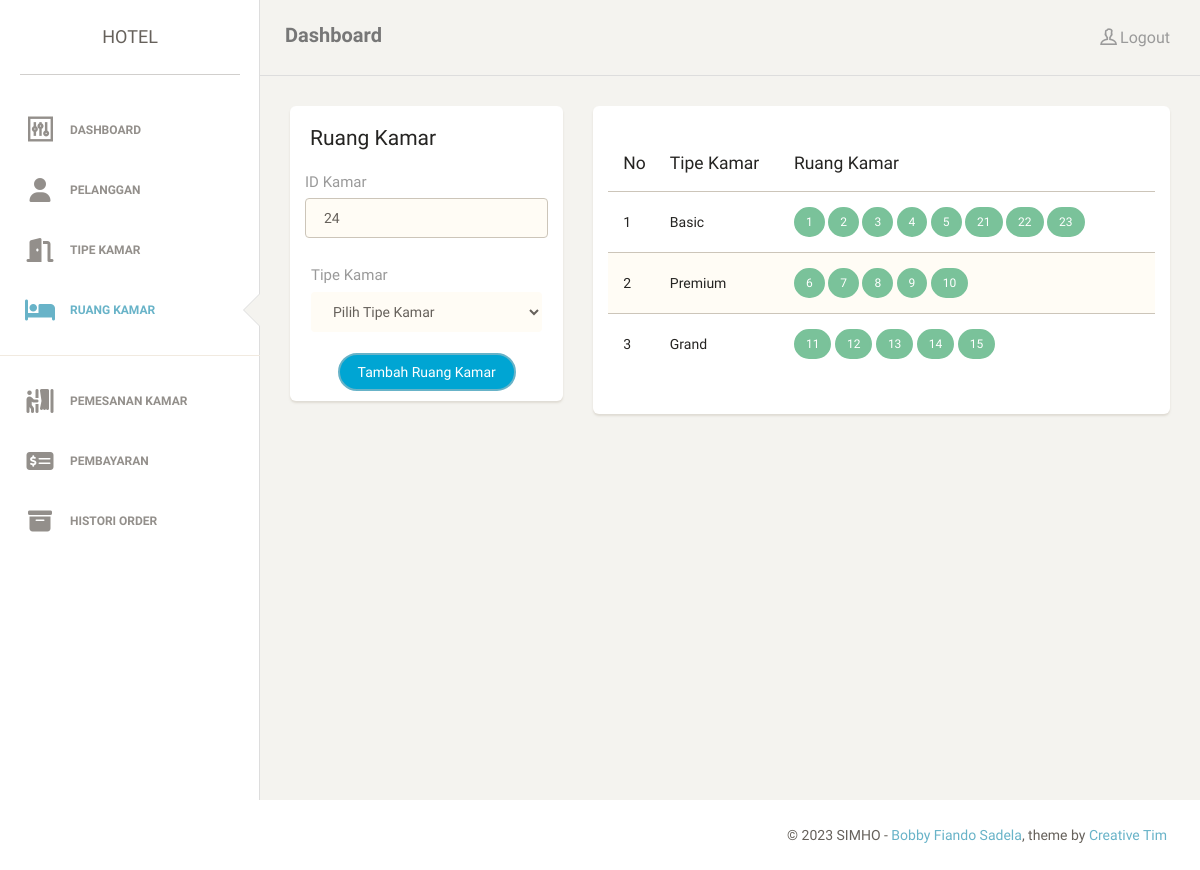
The app's page /ruang_kamar.php (signed in) with its own data.
### tables this page shows
CREATE TABLE `ruang_kamar` (
  `idruang_kamar` int(11) NOT NULL,
  `id_tipe_kamar` tinyint(4) NOT NULL,
  `status` tinyint(1) NOT NULL
);

CREATE TABLE `tipe_kamar` (
  `idtipe_kamar` tinyint(4) NOT NULL,
  `nama` varchar(20) NOT NULL,
  `singkatan` varchar(15) NOT NULL,
  `harga` int(11) NOT NULL
);

### content/ruang_kamar.php (the view, shortened to what this page needs)
<?php
  $tipe_kamar = mysqli_query($connect, "SELECT * FROM tipe_kamar");
  $last_id = mysqli_query($connect, "SELECT idruang_kamar FROM ruang_kamar ORDER BY idruang_kamar DESC");
  $res_id = mysqli_fetch_assoc($last_id);
?>
  <div class="col-md-4">
    <div class="card">
      <div class="header">
        <h4 class="title">Ruang Kamar</h4>
      </div>
      <div class="content">
        <form method="post" action="<?php $_SERVER['PHP_SELF']; ?>">
          <div class="row">
            <div class="col-md-12">
              <div class="form-group">
                <label>ID Kamar</label>
                <input type="text" name="idkamar" nama="idkamar" class="form-control border-input" placeholder="ID Kamar" value="<?php echo $res_id['idruang_kamar'] + 1?>" autofocus>
              </div>
            </div>
          </div>
          <div class="col-md-12">
              <div class="form-group">
                <div class="form-group">
                  <label>Tipe Kamar</label>
                  <select name="tipe_kamar" id="" class="form-control">
                    <option>Pilih Tipe Kamar</option>
                  </select>
                </div>
              </div>
            </div>
          <div class="text-center">
            <button type="submit" class="btn btn-info btn-fill btn-wd" name="submit">Tambah Ruang Kamar</button>
          </div>
      </div>
    </div>
  </div>
  <div class="col-md-8">
<div class="card">
  <div class="content">
    <div class="content table-responsive table-full-width">
      <?php if (empty($tipe_kamar)): ?>
      <h3>Data Tipe Kamar kosong !</h3>
      <?php else: ?>
      <table class="table table-striped">
        <thead>
          <tr>
            <th>No</th>
            <th>Tipe Kamar</th>
            <th>Ruang Kamar</th>
          </tr>
        </thead>
        <tbody>
          <?php $i = 1; ?>
          <?php foreach ($tipe_kamar as $k => $v): ?>
          <tr>
            <td>
              <?php echo $i++; ?>
            </td>
            <td>
              <?php echo $v['nama']; ?>
            </td>
            <td>
              <?php
                $sql_kamar = mysqli_query($connect, "SELECT * FROM `ruang_kamar` WHERE `id_tipe_kamar` = {$v['idtipe_kamar']}");
              ?>
              <?php while($res = mysqli_fetch_assoc($sql_kamar)): ?>
                <a href="ruang_kamar.php?aksi=edit&id=<?php echo $res['idruang_kamar']; ?>" class="btn btn-success btn-fill btn-sm"><?php echo $res['idruang_kamar']; ?></a>
              <?php endwhile; ?>
            </td>
          </tr>
          <?php endforeach; ?>
        </tbody>
      </table>
      <?php endif; ?>
    </div>
  </div>
  </div>
  </div>
  </div>

### records on screen
ruang_kamar: idkamar "24", idruang_kamar "23"
tipe_kamar: nama "Basic"
ruang_kamar: idruang_kamar "1"
ruang_kamar: idruang_kamar "2"
ruang_kamar: idruang_kamar "3"
ruang_kamar: idruang_kamar "4"
ruang_kamar: idruang_kamar "5"
ruang_kamar: idruang_kamar "21"
ruang_kamar: idruang_kamar "22"
tipe_kamar: nama "Premium"
ruang_kamar: idruang_kamar "6"
ruang_kamar: idruang_kamar "7"
ruang_kamar: idruang_kamar "8"
ruang_kamar: idruang_kamar "9"
ruang_kamar: idruang_kamar "10"
tipe_kamar: nama "Grand"
ruang_kamar: idruang_kamar "11"
ruang_kamar: idruang_kamar "12"
ruang_kamar: idruang_kamar "13"
ruang_kamar: idruang_kamar "14"
ruang_kamar: idruang_kamar "15"
